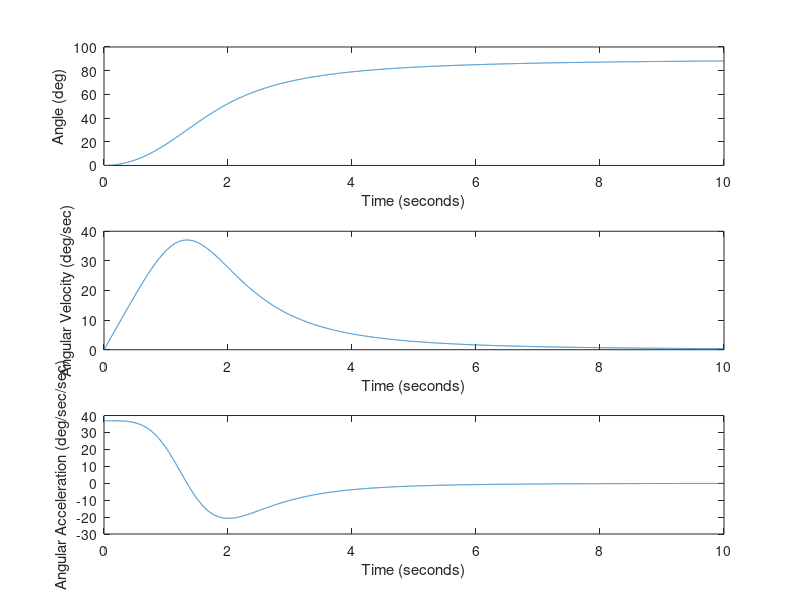
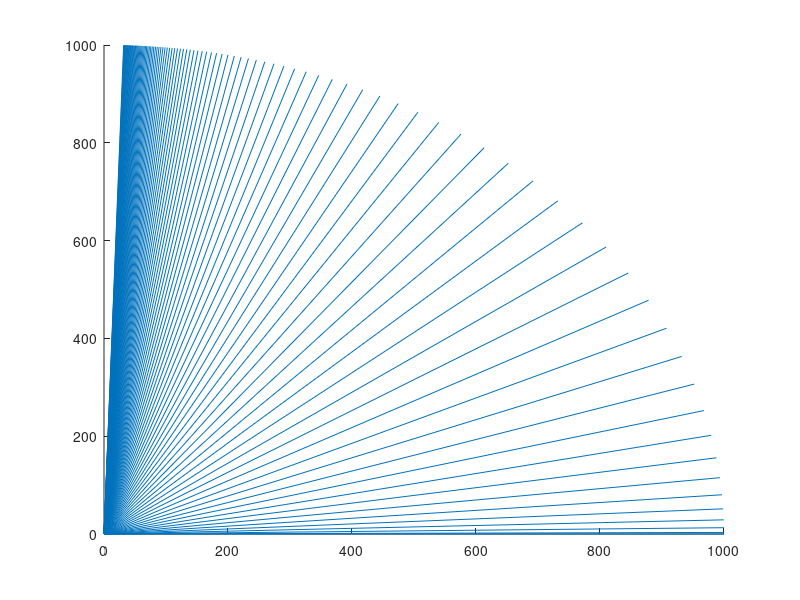

Recreate these plots in MATLAB, in order.
% Telescope Video Tracker Calculations

% Bryce Chanes 2017

clc
clear
close all

a = 32.2 * 20; % feet/sec^2
t = linspace(0,10,10000); % second
r = 1000; % feet

theta = (180/pi)*atan2((.5*a*t.^2),r);

omega = (180/pi)*a*t*r ./ (r^2 + .25 * a^2 * t.^4);
max_omega = (180/pi)*(3^.75 / 2^1.5) * sqrt(a/r);
max_omega_time = sqrt(2)/(sqrt(sqrt(3)))*sqrt(r/a);
alpha = (180/pi)*( a * r^3 - .75 * r * a^3 * t.^4 ) ./ ( r^2 + .25 * a^2 * t.^4).^2;

figure('units','normalized','outerposition',[0 0 1 1])
subplot(3,1,1)
plot(t,theta)
ylabel('Angle (deg)')
xlabel('Time (seconds)')

subplot(3,1,2)
plot(t,omega)
ylabel('Angular Velocity (deg/sec)')
xlabel('Time (seconds)')
%line([max_omega_time,max_omega_time], [0,max_omega]);

subplot(3,1,3)
plot(t,alpha)
ylabel('Angular Acceleration (deg/sec/sec)')
xlabel('Time (seconds)')



%% Animation

pause(3)

figure('units','normalized','outerposition',[0 0 3/4 1])

increment = 100/1000;
frame = 1;
tic
while frame < length(t)
    line([0,r*cosd(theta(frame))],[0,r*sind(theta(frame))]);
    pause(increment)
    frame = frame + 1000*increment;
    axis([0 r 0 r]);
 
end

    
    
    toc
    
    
    
    
    